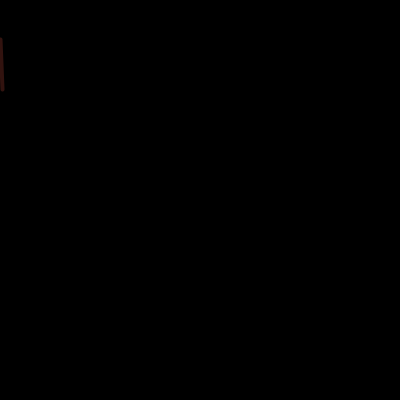
Frame 1 (no input)
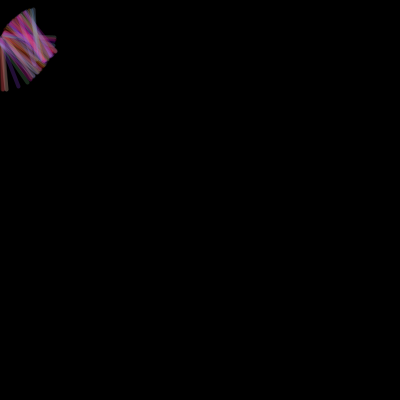
Frame 60 (the mouse pressed at the canvas centre just before this capture)
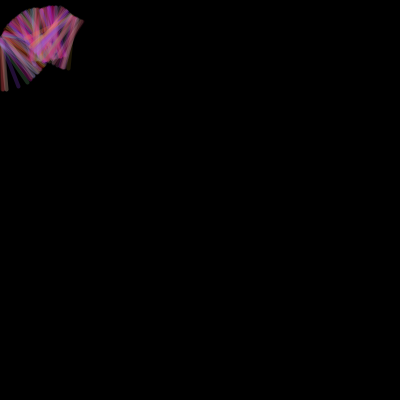
Frame 120 (the mouse held since frame 60 and released just before this capture)

The Processing sketch that drew these frames (run headless with seeded random() and noise(); from frame 60 on, the mouse is pressed at the canvas centre):

// Processing sketch: processing_75094
// ── processing_75094.pde

float x = 0; 
float y = 50; 
float angle = 0; 
float speed = .8; 

void setup()
{
  size(400, 400);
  background(0);
  randomSeed(10); 
}

void draw() 


{
  stroke(random(100,255 ), random(0, 185), random(0, 255),60);
  strokeWeight(4);
  angle += random(-0.3, 0.3);
  x += cos(angle) * speed; 
  y += sin(angle) * speed; 
  translate(x, y);
  rotate(angle);
  line(0, -10, 0, 40);
}
